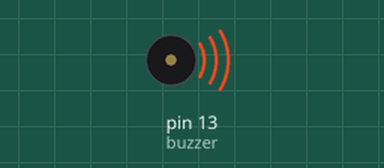
Recording of a sketch running on a simulated Arduino Uno, built with avr-gcc and run on an emulated ATmega328P. On the bench: buzzer (waves = sounding).

Above: at 0.5 s.
Timing chart, 0 to 4.6 s (numbered marks = the images above):
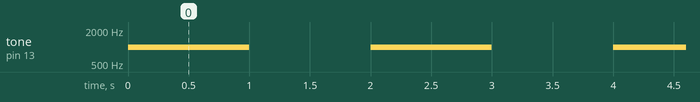

Measured:
- by itself, tone on pin 13 (buzzer): alternates 1000 Hz for 1.0 s and silent for 1.0 s

The sketch:

5.Using_Buzzer_in_NodeMCU.ino
```cpp
const int buzzer = 13; //buzzer to nodemcu D7 pin
void setup()
{
pinMode(buzzer, OUTPUT); // Set buzzer - pin  13 as an output
}
void loop()
{
tone(buzzer, 1000); // Send 1KHz sound signal
delay(1000); // ...for 1 sec
noTone(buzzer); // Stop sound...
delay(1000); // ...for 1sec
}
```
